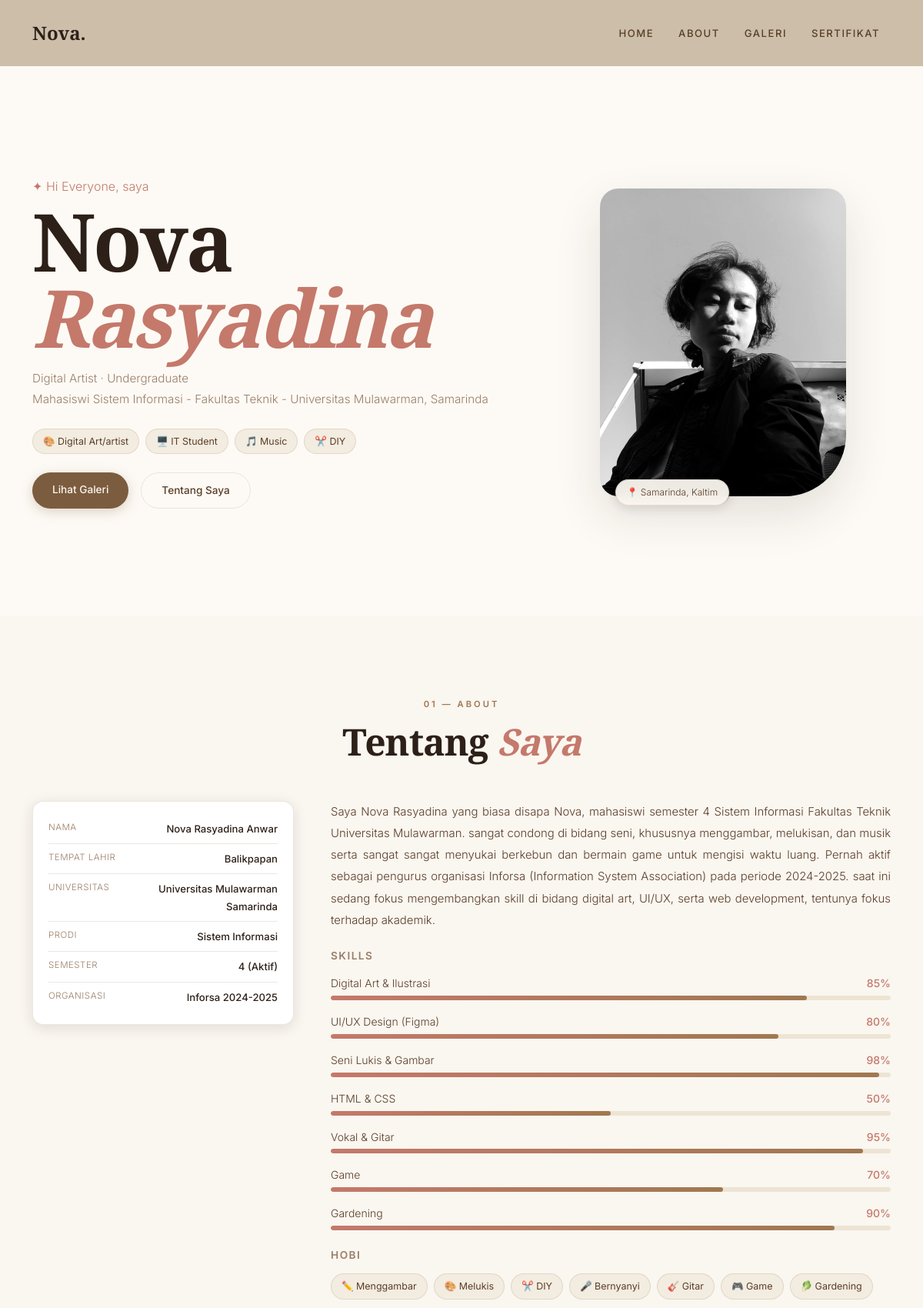
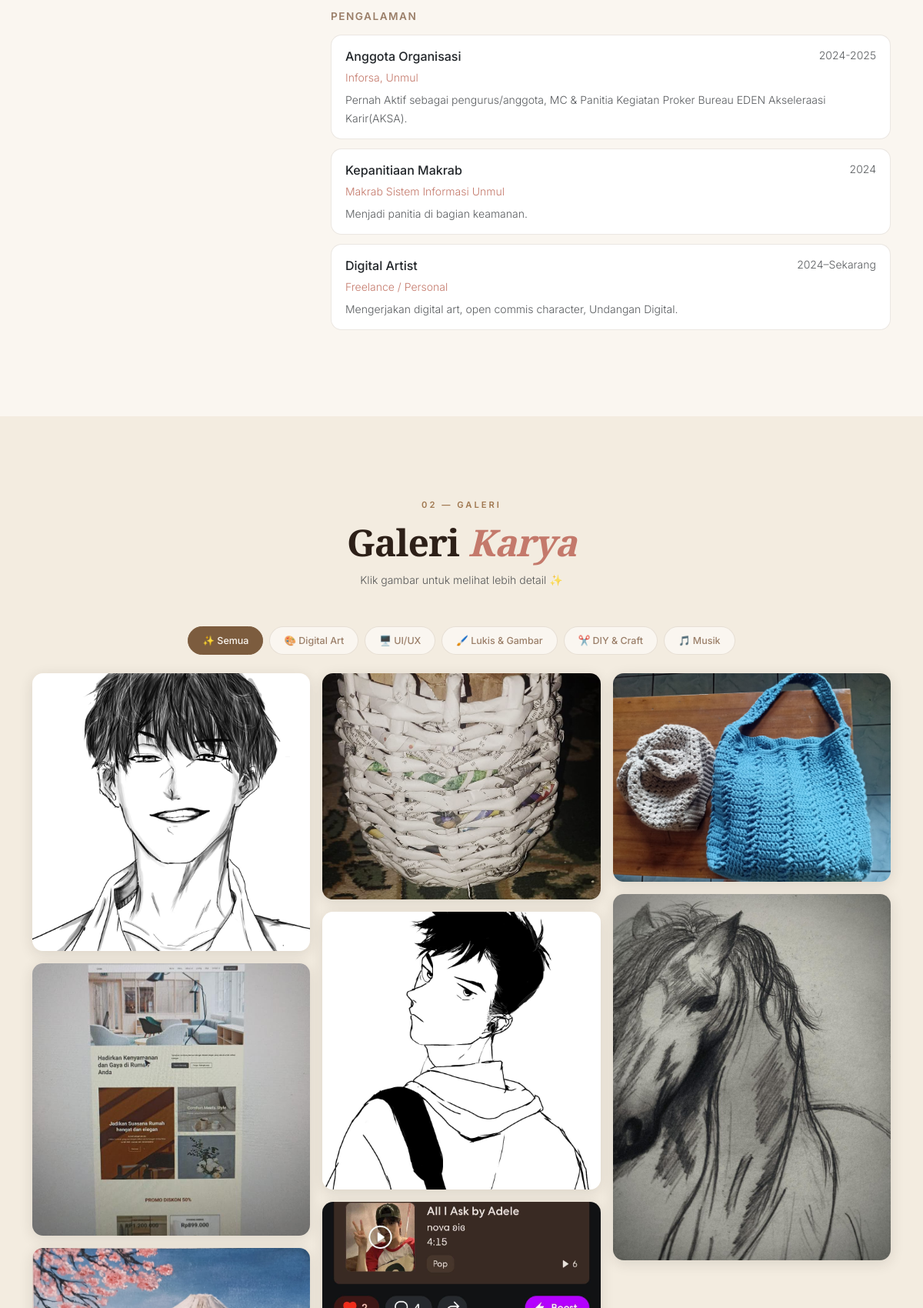
The page / (upper part) on the database its author committed (2 pictures, top to bottom).
### tables this page shows
CREATE TABLE `tags` (
  `id` int NOT NULL,
  `nama` varchar(100) DEFAULT NULL
);

CREATE TABLE `info` (
  `id` int NOT NULL,
  `label` varchar(100) DEFAULT NULL,
  `val` varchar(200) DEFAULT NULL
);

CREATE TABLE `skills` (
  `id` int NOT NULL,
  `name` varchar(100) DEFAULT NULL,
  `val` int DEFAULT NULL
);

CREATE TABLE `hobbies` (
  `id` int NOT NULL,
  `nama` varchar(100) DEFAULT NULL
);

CREATE TABLE `pengalaman` (
  `id` int NOT NULL,
  `role` varchar(100) DEFAULT NULL,
  `org` varchar(150) DEFAULT NULL,
  `year` varchar(50) DEFAULT NULL,
  `deskripsi` text
);

CREATE TABLE `gallery` (
  `id` int NOT NULL,
  `type` varchar(50) DEFAULT NULL,
  `cat` varchar(100) DEFAULT NULL,
  `title` varchar(150) DEFAULT NULL,
  `deskripsi` text,
  `tags` varchar(200) DEFAULT NULL,
  `img` varchar(200) DEFAULT NULL
);

### index.php (the view, shortened to what this page needs)
<?php
require 'koneksi.php';
$info      = $conn->query("SELECT * FROM info");
$tags      = $conn->query("SELECT * FROM tags");
$skills    = $conn->query("SELECT * FROM skills");
$hobbies   = $conn->query("SELECT * FROM hobbies");
$pengalaman = $conn->query("SELECT * FROM pengalaman");
$gallery   = $conn->query("SELECT * FROM gallery");
$infoArr   = $info->fetch_all(MYSQLI_ASSOC);
$tagsArr   = $tags->fetch_all(MYSQLI_ASSOC);
$skillsArr = $skills->fetch_all(MYSQLI_ASSOC);
$hobbiesArr = $hobbies->fetch_all(MYSQLI_ASSOC);
$expArr    = $pengalaman->fetch_all(MYSQLI_ASSOC);
$galleryArr = $gallery->fetch_all(MYSQLI_ASSOC);
?>
<!DOCTYPE html>
<html lang="id">
<head>
<link href="https://cdn.jsdelivr.net/npm/bootstrap@5.3.3/dist/css/bootstrap.min.css" rel="stylesheet"/>
<link href="https://cdn.jsdelivr.net/npm/bootstrap-icons@1.11.3/font/bootstrap-icons.css" rel="stylesheet"/>
<link rel="stylesheet" href="style.css"/>
</head>
<body>
<div id="app">
<nav class="navbar navbar-expand-lg fixed-top" id="nav">
<div class="container">
    <a class="navbar-brand" href="#home">Nova.</a>
    <div class="collapse navbar-collapse justify-content-end" id="menu">
    <ul class="navbar-nav gap-1">
        <li><a class="nav-link" href="#home">Home</a></li>
        <li><a class="nav-link" href="#about">About</a></li>
        <li><a class="nav-link" href="#galeri">Galeri</a></li>
        <li><a class="nav-link" href="#sertifikat">Sertifikat</a></li>
    </ul>
    </div>
</div>
</nav>
<section id="home" class="hero d-flex align-items-center">
<div class="container">
    <div class="row align-items-center g-5">
    <div class="col-lg-7">
        <p class="text-rose mb-2">✦ Hi Everyone, saya</p>
        <h1 class="hero-name">Nova<br/><em>Rasyadina</em></h1>
        <p class="hero-sub mt-3">Digital Artist · Undergraduate<br/>
        Mahasiswi Sistem Informasi - Fakultas Teknik - Universitas Mulawarman, Samarinda</p>
        <div class="d-flex gap-2 flex-wrap mt-4">
        <?php foreach($tagsArr as $t): ?>
            <span class="chip"><?= htmlspecialchars($t['nama']) ?></span>
        <?php endforeach; ?>
        </div>
        <div class="mt-4 d-flex gap-3 flex-wrap">
        <a href="#galeri" class="btn-rose">Lihat Galeri</a>
        <a href="#about" class="btn-ghost">Tentang Saya</a>
        </div>
    </div>
    <div class="col-lg-5 text-center">
        <div class="hero-photo-wrap">
        <img src="foto1.jpeg" alt="Nova Rasyadina" class="hero-photo"/>
        <div class="hero-badge">📍 Samarinda, Kaltim</div>
        </div>
    </div>
    </div>
</div>
</section>
<section id="about" class="section">
<div class="container">
    <div class="text-center mb-5">
    <span class="sec-label">01 — About</span>
    <h2 class="sec-title">Tentang <em>Saya</em></h2>
    </div>
    <div class="row g-5 align-items-start">
    <div class="col-lg-4">
        <div class="info-card">
        <?php foreach($infoArr as $i): ?>
            <div class="info-row">
            <span class="info-label"><?= htmlspecialchars($i['label']) ?></span>
            <span class="info-val"><?= htmlspecialchars($i['val']) ?></span>
            </div>
        <?php endforeach; ?>
        </div>
    </div>
    <div class="col-lg-8">
        <p class="bio">Saya Nova Rasyadina yang biasa disapa Nova, mahasiswi semester 4 Sistem Informasi Fakultas Teknik
        Universitas Mulawarman. sangat condong di bidang seni, khususnya menggambar, melukisan, dan musik serta sangat sangat menyukai
        berkebun dan bermain game untuk mengisi waktu luang. Pernah aktif sebagai pengurus organisasi Inforsa (Information System Association) pada periode 2024-2025. saat ini sedang fokus mengembangkan skill di bidang digital art,
        UI/UX, serta web development, tentunya fokus terhadap akademik.</p>
        <h5 class="block-title mt-4 mb-3">Skills</h5>
        <?php foreach($skillsArr as $s): ?>
        <div class="mb-3">
            <div class="d-flex justify-content-between mb-1">
            <small class="text-mid"><?= htmlspecialchars($s['name']) ?></small>
            <small class="text-rose fw-500"><?= $s['val'] ?>%</small>
            </div>
            <div class="progress" style="height:6px; background:#ede4d3; border-radius:10px">
            <div class="progress-bar skill-bar" role="progressbar"
                style="width:<?= $s['val'] ?>%"
                aria-valuenow="<?= $s['val'] ?>"></div>
            </div>
        </div>
        <?php endforeach; ?>
        <h5 class="block-title mt-4 mb-3">Hobi</h5>
        <div class="d-flex flex-wrap gap-2">
        <?php foreach($hobbiesArr as $h): ?>
            <span class="chip"><?= htmlspecialchars($h['nama']) ?></span>
        <?php endforeach; ?>
        </div>
        <h5 class="block-title mt-4 mb-3">Pengalaman</h5>
        <?php foreach($expArr as $e): ?>
        <div class="exp-item">
            <div class="d-flex justify-content-between flex-wrap gap-1">
            <div>
                <div class="fw-500 text-dark"><?= htmlspecialchars($e['role']) ?></div>
                <small class="text-rose"><?= htmlspecialchars($e['org']) ?></small>
            </div>
            <small class="text-muted"><?= htmlspecialchars($e['year']) ?></small>
            </div>
            <p class="small text-muted mt-1 mb-0"><?= htmlspecialchars($e['deskripsi']) ?></p>
        </div>
        <?php endforeach; ?>
    </div>
    </div>
</div>
</section>
<section id="galeri" class="section bg-warm">
<div class="container">
    <div class="text-center mb-5">
    <span class="sec-label">02 — Galeri</span>
    <h2 class="sec-title">Galeri <em>Karya</em></h2>
    <p class="text-muted small mt-1">Klik gambar untuk melihat lebih detail ✨</p>
    </div>
    <div class="d-flex flex-wrap justify-content-center gap-2 mb-4">
    <button class="chip-btn active" onclick="filterGaleri('all', this)">✨ Semua</button>
    <button class="chip-btn" onclick="filterGaleri('digital', this)">🎨 Digital Art</button>
    <button class="chip-btn" onclick="filterGaleri('uiux', this)">🖥️ UI/UX</button>
    <button class="chip-btn" onclick="filterGaleri('lukis', this)">🖌️ Lukis & Gambar</button>
    <button class="chip-btn" onclick="filterGaleri('diy', this)">✂️ DIY & Craft</button>
    <button class="chip-btn" onclick="filterGaleri('musik', this)">🎵 Musik</button>
    </div>
    <div class="masonry" id="galeriGrid">
    <?php foreach($galleryArr as $g): ?>
        <div class="m-item" data-type="<?= $g['type'] ?>"
            onclick="openLightbox(<?= $g['id'] ?>, '<?= addslashes($g['img']) ?>', '<?= addslashes($g['title']) ?>', '<?= addslashes($g['deskripsi']) ?>', '<?= addslashes($g['cat']) ?>', '<?= addslashes($g['tags']) ?>')">
        <img src="<?= htmlspecialchars($g['img']) ?>" alt="<?= htmlspecialchars($g['title']) ?>" loading="lazy"/>
        </div>
    <?php endforeach; ?>
    </div>
</div>
</section>
</div>
</body>
</html>

### rows shown on the page
tags: nama "🎨 Digital Art/artist"
tags: nama "🖥️ IT Student"
tags: nama "🎵 Music"
tags: nama "✂️ DIY"
info: label "NAMA", val "Nova Rasyadina Anwar"
info: label "TEMPAT LAHIR", val "Balikpapan"
info: label "UNIVERSITAS", val "Universitas Mulawarman Samarinda"
info: label "PRODI", val "Sistem Informasi"
info: label "SEMESTER", val "4 (Aktif)"
info: label "ORGANISASI", val "Inforsa 2024-2025"
skills: name "Digital Art & Ilustrasi", val "85"
skills: name "UI/UX Design (Figma)", val "80"
skills: name "Seni Lukis & Gambar", val "98"
skills: name "HTML & CSS", val "50"
skills: name "Vokal & Gitar", val "95"
skills: name "Game", val "70"
skills: name "Gardening", val "90"
hobbies: nama "✏️ Menggambar"
hobbies: nama "🎨 Melukis"
hobbies: nama "✂️ DIY"
hobbies: nama "🎤 Bernyanyi"
hobbies: nama "🎸 Gitar"
hobbies: nama "🎮 Game"
hobbies: nama "🥬 Gardening"
pengalaman: role "Anggota Organisasi", org "Inforsa, Unmul", year "2024-2025", deskripsi "Pernah Aktif sebagai pengurus/anggota, MC & Panitia Kegiatan Proker Bureau EDEN Akseleraasi Karir(AKSA)."
pengalaman: role "Kepanitiaan Makrab", org "Makrab Sistem Informasi Unmul", year "2024", deskripsi "Menjadi panitia di bagian keamanan."
pengalaman: role "Digital Artist", org "Freelance / Personal", year "2024–Sekarang", deskripsi "Mengerjakan digital art, open commis character, Undangan Digital."
gallery: img (picture)
gallery: img (picture)
gallery: img (picture)
gallery: img (picture)
gallery: img (picture)
gallery: img (picture)
gallery: img (picture)
gallery: img (picture)
